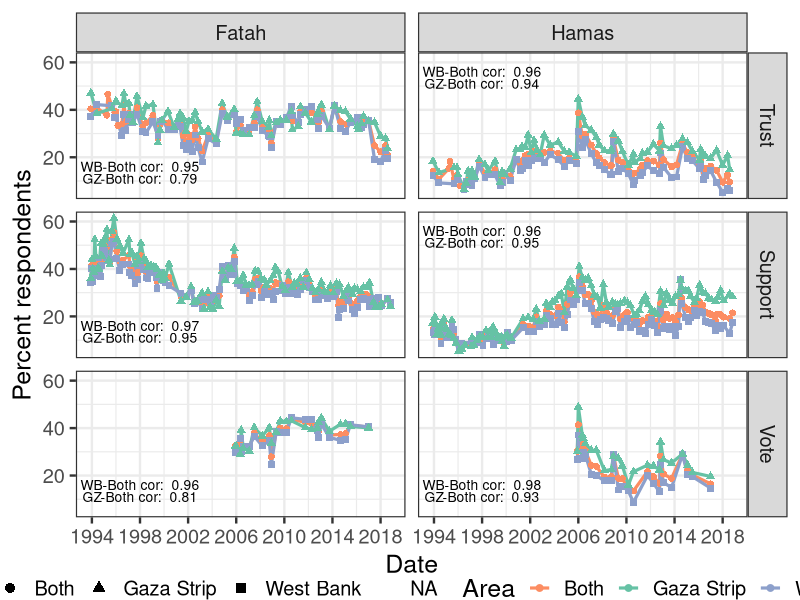

R code for this plot: (Note: this script raises an error after producing the figure.)
#' ---
#' author: Casey Crisman-Cox and Michael Gibilisco
#' date; Sept 2024
#' title: Survey descriptions
#' ---
library(ggplot2)
rm(list=ls())

## LOAD DATA
jmcc0 <- subset(read.csv("../../Data/jmcc.csv"), year <= 2018)
jmccWB <- subset(read.csv("../../Data/jmcc_WB.csv"), year <= 2018)
jmccGZ <- subset(read.csv("../../Data/jmcc_GAZA.csv"), year <= 2018)
jmccNew <- subset(read.csv("../../Data/jmcc_2023.csv"), year <= 2018)

cpsrWB <- subset(read.csv("../../Data/cpsr_WB.csv"), year <= 2018)
cpsrGZ <- subset(read.csv("../../Data/cpsr_GAZA.csv"), year <= 2018)
cpsr0 <- subset(read.csv("../../Data/cpsr.csv"), year <= 2018)




## Graphs

myx <- as.Date(paste0(jmcc0$year,"/",jmcc0$month,"/",1),"%Y/%B/%d")
#myx <- 1:dim(jmcc0)[1]
ggdat <- data.frame(y = c(jmcc0$trust_1, jmccWB$trust_1, jmccGZ$trust_1,
                          jmcc0$trust_2, jmccWB$trust_2, jmccGZ$trust_2,
                          cpsr0$supportFatah, cpsrWB$supportFatah, cpsrGZ$supportFatah,
                          cpsr0$supportHamas, cpsrWB$supportHamas, cpsrGZ$supportHamas,
                          jmcc0$legis_1, jmccWB$legis_1, jmccGZ$legis_1,
                          jmcc0$legis_2, jmccWB$legis_2, jmccGZ$legis_2),
                    x = rep(myx, 18),
                    Area = rep(rep(c("Both", "West Bank", "Gaza Strip"), each=dim(jmcc0)[1]),6),
                    Actor = rep(c("Fatah", "Fatah", "Fatah",
                                  "Hamas", "Hamas", "Hamas",
                                  "Fatah", "Fatah", "Fatah",
                                  "Hamas", "Hamas","Hamas",
                                  "Fatah", "Fatah", "Fatah",
                                  "Hamas", "Hamas","Hamas"), each=dim(jmcc0)[1]),
                    measure = rep(rep(c("Trust","Support","Vote"),each=6), each = dim(jmcc0)[1]))
ggdat <- ggdat[!is.na(ggdat$y),]
ggdat$measure <- factor(ggdat$measure, levels=c("Trust","Support","Vote"), ordered=T)

ggano <- data.frame(val = c(
                   paste("WB-Both cor: ", round(cor(jmcc0$trust_1, jmccWB$trust_1, use="complete.obs"), digits=2)),
                   paste("GZ-Both cor: ",round(cor(jmcc0$trust_1, jmccGZ$trust_1, use="complete.obs"), digits=2)),
                   paste("WB-Both cor: ",round(cor(jmcc0$trust_2, jmccWB$trust_2, use="complete.obs"), digits=2)),
                   paste("GZ-Both cor: ",round(cor(jmcc0$trust_2, jmccGZ$trust_2, use="complete.obs"), digits=2)),
                   paste("WB-Both cor: ",round(cor(cpsr0$supportFatah, cpsrWB$supportFatah, use="complete.obs"), digits=2)),
                   paste("GZ-Both cor: ",round(cor(cpsr0$supportFatah, cpsrGZ$supportFatah, use="complete.obs"), digits=2)),
                   paste("WB-Both cor: ",round(cor(cpsr0$supportHamas, cpsrWB$supportHamas, use="complete.obs"), digits=2)),
                   paste("GZ-Both cor: ",round(cor(cpsr0$supportHamas, cpsrGZ$supportHamas, use="complete.obs"), digits=2)),
                   paste("WB-Both cor: ",round(cor(jmcc0$legis_1, jmccWB$legis_1, use="complete.obs"), digits=2)),
                   paste("GZ-Both cor: ",round(cor(jmcc0$legis_1, jmccGZ$legis_1, use="complete.obs"), digits=2)),
                   paste("WB-Both cor: ",round(cor(jmcc0$legis_2, jmccWB$legis_2, use="complete.obs"), digits=2)),
                   paste("GZ-Both cor: ",round(cor(jmcc0$legis_2, jmccGZ$legis_2, use="complete.obs"), digits=2))),
          x = rep(as.Date("1998-02-01"), 12),
          y = c(16,11,56,51,16,11,56,51,16,11,16,11),
          Actor=rep(c("Fatah","Fatah","Hamas", "Hamas"), 3),
          measure=rep(c("Trust","Support","Vote"),each=4),
          Area=NA)
ggano$measure <- factor(ggano$measure, levels=c("Trust","Support","Vote"), ordered=T)




fig <- ggplot(ggdat, aes(x=x, y=y, color=Area,shape=Area)) +
  geom_line(linewidth=1.1) + geom_point(size=2) + facet_grid(measure~Actor) + theme_bw(18) +
  scale_color_manual(values=c("#fc8d62", "#66c2a5",  "#8da0cb")) +
  scale_x_date(breaks=as.Date(paste(seq(from=1994,to=2018, by=4), "-02-01",sep="")),
               labels = seq(from=1994,to=2018, by=4)) +
  ylab("Percent respondents") + xlab("Date") +
  geom_text(data=ggano, aes(x=x,y=y,label=val),color="Black",size=3.5)+
  guides(shape = guide_legend(override.aes = list(size = 3))) +
  theme(legend.position = "bottom",
        legend.margin=margin(0,0,0,0),
        legend.box.margin=margin(-20,-20,-9,-20))

ggsave("../../Output/Figures/figureC2.pdf", plot = fig,
       width = 7.75, height = 7, units = "in")






